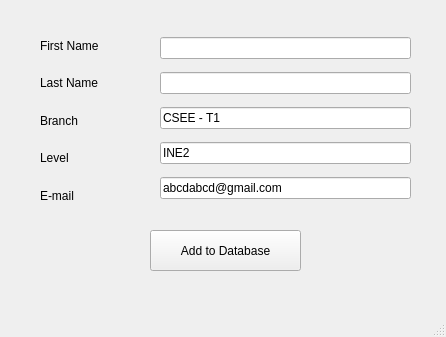
<?xml version="1.0" encoding="UTF-8"?>
<ui version="4.0">
 <class>MainWindow</class>
 <widget class="QMainWindow" name="MainWindow">
  <property name="geometry">
   <rect>
    <x>0</x>
    <y>0</y>
    <width>446</width>
    <height>337</height>
   </rect>
  </property>
  <property name="windowTitle">
   <string>MainWindow</string>
  </property>
  <widget class="QWidget" name="centralwidget">
   <widget class="QPushButton" name="BTN_Add">
    <property name="geometry">
     <rect>
      <x>150</x>
      <y>230</y>
      <width>151</width>
      <height>41</height>
     </rect>
    </property>
    <property name="text">
     <string>Add to Database</string>
    </property>
   </widget>
   <widget class="QWidget" name="">
    <property name="geometry">
     <rect>
      <x>40</x>
      <y>30</y>
      <width>111</width>
      <height>181</height>
     </rect>
    </property>
    <layout class="QVBoxLayout" name="verticalLayout">
     <item>
      <widget class="QLabel" name="label">
       <property name="text">
        <string>First Name</string>
       </property>
      </widget>
     </item>
     <item>
      <widget class="QLabel" name="label_2">
       <property name="text">
        <string>Last Name</string>
       </property>
      </widget>
     </item>
     <item>
      <widget class="QLabel" name="label_3">
       <property name="text">
        <string>Branch</string>
       </property>
      </widget>
     </item>
     <item>
      <widget class="QLabel" name="label_4">
       <property name="text">
        <string>Level</string>
       </property>
      </widget>
     </item>
     <item>
      <widget class="QLabel" name="label_5">
       <property name="text">
        <string>E-mail</string>
       </property>
      </widget>
     </item>
    </layout>
   </widget>
   <widget class="QWidget" name="">
    <property name="geometry">
     <rect>
      <x>160</x>
      <y>30</y>
      <width>251</width>
      <height>181</height>
     </rect>
    </property>
    <layout class="QVBoxLayout" name="verticalLayout_2">
     <item>
      <widget class="QLineEdit" name="TXT_FisrtName"/>
     </item>
     <item>
      <widget class="QLineEdit" name="TXT_LasttName"/>
     </item>
     <item>
      <widget class="QLineEdit" name="TXT_Branch">
       <property name="text">
        <string>CSEE - T1</string>
       </property>
      </widget>
     </item>
     <item>
      <widget class="QLineEdit" name="TXT_Level">
       <property name="text">
        <string>INE2</string>
       </property>
      </widget>
     </item>
     <item>
      <widget class="QLineEdit" name="TXT_Email">
       <property name="text">
        <string>abcdabcd@gmail.com</string>
       </property>
      </widget>
     </item>
    </layout>
   </widget>
  </widget>
  <widget class="QMenuBar" name="menubar">
   <property name="geometry">
    <rect>
     <x>0</x>
     <y>0</y>
     <width>446</width>
     <height>25</height>
    </rect>
   </property>
  </widget>
  <widget class="QStatusBar" name="statusbar"/>
 </widget>
 <resources/>
 <connections/>
</ui>
